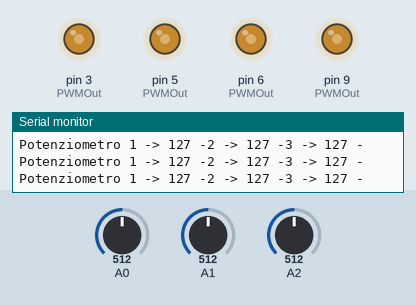
This program was run on a simulated Arduino Nano, built with avr-gcc and run on an emulated ATmega328P. On the bench: output pins drawn as LEDs (lit = HIGH), the last lines printed to the serial monitor. The inputs (shaded band) are chosen by the test bench; at power-on: A0 = 512, A1 = 512, A2 = 512.

Above: at 1.2 s.
1.3 s: A0 set to 43
At 2.2 s:
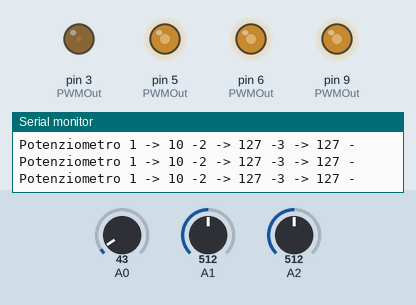
2.8 s: A0 set to 37
At 3.5 s:
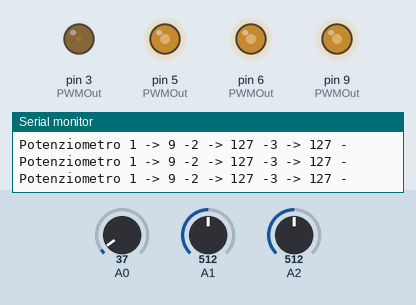
4.3 s: A1 set to 411
At 5.1 s:
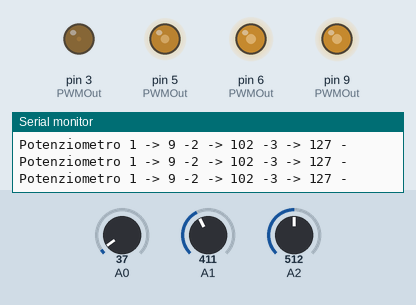
5.8 s: A1 set to 394
At 6.3 s:
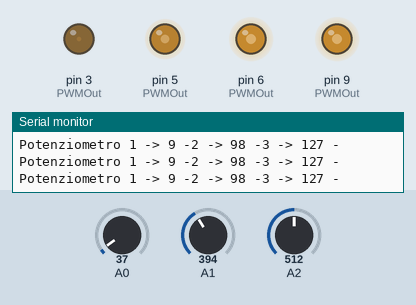
8.8 s: A2 set to 1006
At 9.7 s:
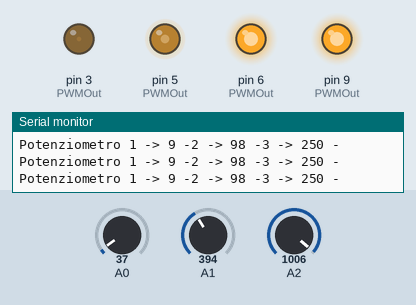
10.3 s: A2 set to 1023
At 11.6 s:
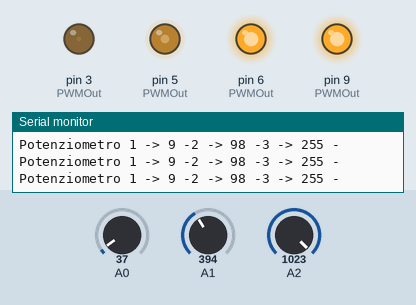
Timing chart, 0 to 12.8 s (numbered marks = the images above; inputs shaded):
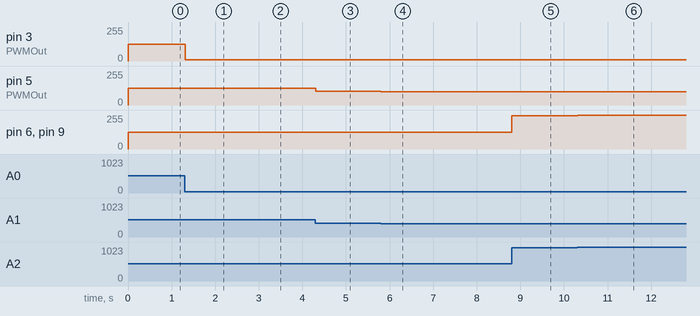

The program:

main.cpp
```cpp
#include <Arduino.h>

//Gestione Potenziometri
#define NumPot 3
#define Pot1 0
#define Pot2 1
#define Pot3 2

uint8_t Pot[NumPot] = {Pot1, Pot2, Pot3};
uint16_t ARead[NumPot];

//Gestone ADC
#define ADCStep 1023

//Gestione PWM
#define PWMStep 255
#define NumPWMPort 4
#define PWMOut1 3
#define PWMOut2 5
#define PWMOut3 6
#define PWMOut4 9

uint8_t PWMOut[NumPWMPort] = {PWMOut1, PWMOut2, PWMOut3, PWMOut4};
uint16_t PWMVal[NumPWMPort];

void setup()
{
  Serial.begin(115200);
  Serial.println("Prova Microfono");
}

void loop()
{
  Serial.print("Potenziometro ");
  for (uint8_t ii=0; ii<NumPot; ii++)
  {
    Serial.print(ii+1);
    Serial.print(" -> ");
    //legge i singoli potenziometri (0-1023),
    //Carica il risultato nell'array ARead[] per successive elaborazioni
    ARead[ii] = analogRead(Pot[ii]);
    //Riproietta il valore letto dalla scala dell'ADC alla scala del PWM
    //e salva il valore per successive elaborazioni
    PWMVal[ii] = map(ARead[ii], 0, ADCStep, 0, PWMStep);
    Serial.print(PWMVal[ii]);
    Serial.print(" -");
    //Setta l'uscita corrispondente al potenziometro corrente
    //con il valore del PWM calcolato
    analogWrite(PWMOut[ii],PWMVal[ii]);
    //Se è il terzo potenziometro setta la quarta uscita allo stesso valore
    if (ii==2)
    {
      ii++;
      analogWrite(PWMOut[ii],PWMVal[ii-1]);
    }
  }
  Serial.println();
  delay(20);
}
```

Measured:
- after the input at 1.3 s, pin 3 (PWMOut): 127/255 → 10/255 at once
- after the input at 2.8 s, pin 3 (PWMOut): 10/255 → 9/255 at once
- after the input at 4.3 s, pin 5 (PWMOut): 127/255 → 102/255 at once
- after the input at 5.8 s, pin 5 (PWMOut): 102/255 → 98/255 at once
- after the input at 8.8 s, pin 6 (PWMOut), pin 9 (PWMOut): 127/255 → 250/255 at once
- after the input at 10.3 s, pin 6 (PWMOut), pin 9 (PWMOut): 250/255 → 255/255 at once
